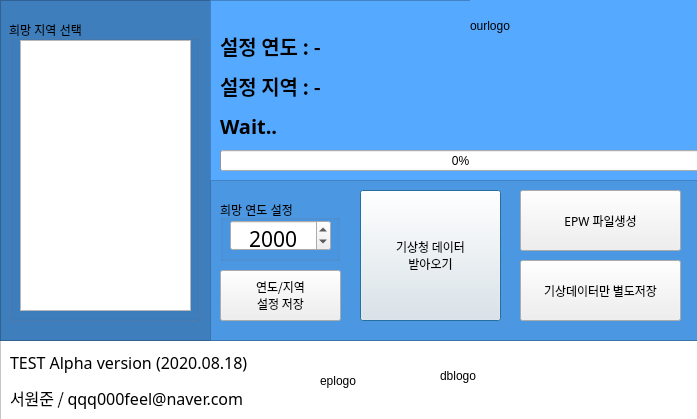
<?xml version="1.0" encoding="UTF-8"?>
<ui version="4.0">
 <class>dialog</class>
 <widget class="QDialog" name="dialog">
  <property name="enabled">
   <bool>true</bool>
  </property>
  <property name="geometry">
   <rect>
    <x>0</x>
    <y>0</y>
    <width>697</width>
    <height>419</height>
   </rect>
  </property>
  <property name="sizePolicy">
   <sizepolicy hsizetype="Fixed" vsizetype="Fixed">
    <horstretch>0</horstretch>
    <verstretch>0</verstretch>
   </sizepolicy>
  </property>
  <property name="contextMenuPolicy">
   <enum>Qt::NoContextMenu</enum>
  </property>
  <property name="windowTitle">
   <string>서원준(qqq000feel@naver.com)</string>
  </property>
  <property name="windowIcon">
   <iconset>
    <normaloff>../../../../Pictures/wef23f23f2f.png</normaloff>../../../../Pictures/wef23f23f2f.png</iconset>
  </property>
  <property name="windowOpacity">
   <double>1.000000000000000</double>
  </property>
  <property name="autoFillBackground">
   <bool>false</bool>
  </property>
  <widget class="QPushButton" name="swjbtn1">
   <property name="geometry">
    <rect>
     <x>360</x>
     <y>190</y>
     <width>141</width>
     <height>131</height>
    </rect>
   </property>
   <property name="font">
    <font>
     <family>맑은 고딕</family>
     <strikeout>false</strikeout>
    </font>
   </property>
   <property name="autoFillBackground">
    <bool>false</bool>
   </property>
   <property name="styleSheet">
    <string notr="true"/>
   </property>
   <property name="text">
    <string>기상청 데이터
받아오기</string>
   </property>
  </widget>
  <widget class="QLabel" name="swjlabel">
   <property name="geometry">
    <rect>
     <x>220</x>
     <y>110</y>
     <width>471</width>
     <height>31</height>
    </rect>
   </property>
   <property name="sizePolicy">
    <sizepolicy hsizetype="Preferred" vsizetype="Preferred">
     <horstretch>0</horstretch>
     <verstretch>0</verstretch>
    </sizepolicy>
   </property>
   <property name="font">
    <font>
     <family>HY헤드라인M</family>
     <pointsize>15</pointsize>
     <weight>75</weight>
     <italic>false</italic>
     <bold>true</bold>
    </font>
   </property>
   <property name="text">
    <string>Wait..</string>
   </property>
   <property name="alignment">
    <set>Qt::AlignLeading|Qt::AlignLeft|Qt::AlignVCenter</set>
   </property>
  </widget>
  <widget class="QPushButton" name="swjbtn2">
   <property name="geometry">
    <rect>
     <x>520</x>
     <y>190</y>
     <width>161</width>
     <height>61</height>
    </rect>
   </property>
   <property name="font">
    <font>
     <family>맑은 고딕</family>
    </font>
   </property>
   <property name="text">
    <string>EPW 파일생성</string>
   </property>
  </widget>
  <widget class="QPushButton" name="swjbtn3">
   <property name="geometry">
    <rect>
     <x>520</x>
     <y>260</y>
     <width>161</width>
     <height>61</height>
    </rect>
   </property>
   <property name="font">
    <font>
     <family>맑은 고딕</family>
    </font>
   </property>
   <property name="text">
    <string>기상데이터만 별도저장</string>
   </property>
  </widget>
  <widget class="QProgressBar" name="swjpbar">
   <property name="geometry">
    <rect>
     <x>220</x>
     <y>150</y>
     <width>481</width>
     <height>21</height>
    </rect>
   </property>
   <property name="value">
    <number>0</number>
   </property>
  </widget>
  <widget class="QPushButton" name="testbtn">
   <property name="geometry">
    <rect>
     <x>220</x>
     <y>270</y>
     <width>121</width>
     <height>51</height>
    </rect>
   </property>
   <property name="font">
    <font>
     <family>맑은 고딕</family>
    </font>
   </property>
   <property name="text">
    <string>연도/지역
설정 저장</string>
   </property>
  </widget>
  <widget class="QGroupBox" name="groupBox">
   <property name="geometry">
    <rect>
     <x>220</x>
     <y>200</y>
     <width>120</width>
     <height>61</height>
    </rect>
   </property>
   <property name="styleSheet">
    <string notr="true"/>
   </property>
   <property name="title">
    <string>희망 연도 설정</string>
   </property>
   <widget class="QDateEdit" name="swjdate">
    <property name="geometry">
     <rect>
      <x>10</x>
      <y>20</y>
      <width>101</width>
      <height>31</height>
     </rect>
    </property>
    <property name="font">
     <font>
      <family>AcadEref</family>
      <pointsize>16</pointsize>
     </font>
    </property>
    <property name="alignment">
     <set>Qt::AlignHCenter|Qt::AlignTop</set>
    </property>
    <property name="displayFormat">
     <string>yyyy</string>
    </property>
   </widget>
  </widget>
  <widget class="QListWidget" name="swjlist">
   <property name="geometry">
    <rect>
     <x>20</x>
     <y>40</y>
     <width>171</width>
     <height>271</height>
    </rect>
   </property>
   <property name="contextMenuPolicy">
    <enum>Qt::NoContextMenu</enum>
   </property>
   <property name="tabKeyNavigation">
    <bool>false</bool>
   </property>
  </widget>
  <widget class="QLabel" name="swjyearlabel">
   <property name="geometry">
    <rect>
     <x>220</x>
     <y>30</y>
     <width>471</width>
     <height>31</height>
    </rect>
   </property>
   <property name="sizePolicy">
    <sizepolicy hsizetype="Preferred" vsizetype="Preferred">
     <horstretch>0</horstretch>
     <verstretch>0</verstretch>
    </sizepolicy>
   </property>
   <property name="font">
    <font>
     <family>HY헤드라인M</family>
     <pointsize>15</pointsize>
     <weight>75</weight>
     <italic>false</italic>
     <bold>true</bold>
    </font>
   </property>
   <property name="text">
    <string>설정 연도 : -</string>
   </property>
   <property name="alignment">
    <set>Qt::AlignLeading|Qt::AlignLeft|Qt::AlignVCenter</set>
   </property>
  </widget>
  <widget class="QLabel" name="swjcitylabel">
   <property name="geometry">
    <rect>
     <x>220</x>
     <y>70</y>
     <width>471</width>
     <height>31</height>
    </rect>
   </property>
   <property name="sizePolicy">
    <sizepolicy hsizetype="Preferred" vsizetype="Preferred">
     <horstretch>0</horstretch>
     <verstretch>0</verstretch>
    </sizepolicy>
   </property>
   <property name="font">
    <font>
     <family>HY헤드라인M</family>
     <pointsize>15</pointsize>
     <weight>75</weight>
     <italic>false</italic>
     <bold>true</bold>
    </font>
   </property>
   <property name="text">
    <string>설정 지역 : -</string>
   </property>
   <property name="alignment">
    <set>Qt::AlignLeading|Qt::AlignLeft|Qt::AlignVCenter</set>
   </property>
  </widget>
  <widget class="QGroupBox" name="groupBox_2">
   <property name="geometry">
    <rect>
     <x>9</x>
     <y>20</y>
     <width>191</width>
     <height>301</height>
    </rect>
   </property>
   <property name="title">
    <string>희망 지역 선택</string>
   </property>
  </widget>
  <widget class="QFrame" name="frame">
   <property name="geometry">
    <rect>
     <x>210</x>
     <y>0</y>
     <width>491</width>
     <height>181</height>
    </rect>
   </property>
   <property name="autoFillBackground">
    <bool>false</bool>
   </property>
   <property name="styleSheet">
    <string notr="true">background-color: rgb(85, 170, 255);</string>
   </property>
   <property name="frameShape">
    <enum>QFrame::StyledPanel</enum>
   </property>
   <property name="frameShadow">
    <enum>QFrame::Raised</enum>
   </property>
   <widget class="QLabel" name="ourlogolbl">
    <property name="geometry">
     <rect>
      <x>260</x>
      <y>0</y>
      <width>231</width>
      <height>51</height>
     </rect>
    </property>
    <property name="text">
     <string>ourlogo</string>
    </property>
   </widget>
  </widget>
  <widget class="QFrame" name="frame_2">
   <property name="geometry">
    <rect>
     <x>0</x>
     <y>0</y>
     <width>211</width>
     <height>341</height>
    </rect>
   </property>
   <property name="autoFillBackground">
    <bool>false</bool>
   </property>
   <property name="styleSheet">
    <string notr="true">background-color: rgb(63, 126, 189);</string>
   </property>
   <property name="frameShape">
    <enum>QFrame::StyledPanel</enum>
   </property>
   <property name="frameShadow">
    <enum>QFrame::Raised</enum>
   </property>
  </widget>
  <widget class="QFrame" name="frame_3">
   <property name="geometry">
    <rect>
     <x>210</x>
     <y>180</y>
     <width>491</width>
     <height>161</height>
    </rect>
   </property>
   <property name="autoFillBackground">
    <bool>false</bool>
   </property>
   <property name="styleSheet">
    <string notr="true">background-color: rgb(75, 151, 226);</string>
   </property>
   <property name="frameShape">
    <enum>QFrame::StyledPanel</enum>
   </property>
   <property name="frameShadow">
    <enum>QFrame::Raised</enum>
   </property>
  </widget>
  <widget class="QLabel" name="swjlabel_2">
   <property name="geometry">
    <rect>
     <x>10</x>
     <y>340</y>
     <width>261</width>
     <height>81</height>
    </rect>
   </property>
   <property name="sizePolicy">
    <sizepolicy hsizetype="Preferred" vsizetype="Preferred">
     <horstretch>0</horstretch>
     <verstretch>0</verstretch>
    </sizepolicy>
   </property>
   <property name="font">
    <font>
     <family>맑은 고딕</family>
     <pointsize>15</pointsize>
     <weight>75</weight>
     <italic>false</italic>
     <bold>true</bold>
    </font>
   </property>
   <property name="text">
    <string>&lt;html&gt;&lt;head/&gt;&lt;body&gt;&lt;p&gt;&lt;span style=&quot; font-size:12pt; font-weight:400;&quot;&gt;TEST Alpha version (2020.08.18)&lt;/span&gt;&lt;/p&gt;&lt;p&gt;&lt;span style=&quot; font-size:12pt; font-weight:400;&quot;&gt;서원준 / qqq000feel@naver.com&lt;/span&gt;&lt;/p&gt;&lt;/body&gt;&lt;/html&gt;</string>
   </property>
   <property name="alignment">
    <set>Qt::AlignLeading|Qt::AlignLeft|Qt::AlignVCenter</set>
   </property>
  </widget>
  <widget class="QLabel" name="eplogolbl">
   <property name="geometry">
    <rect>
     <x>320</x>
     <y>350</y>
     <width>91</width>
     <height>61</height>
    </rect>
   </property>
   <property name="text">
    <string>eplogo</string>
   </property>
  </widget>
  <widget class="QLabel" name="dblogolbl">
   <property name="geometry">
    <rect>
     <x>440</x>
     <y>350</y>
     <width>241</width>
     <height>51</height>
    </rect>
   </property>
   <property name="text">
    <string>dblogo</string>
   </property>
  </widget>
  <widget class="QFrame" name="frame_4">
   <property name="geometry">
    <rect>
     <x>0</x>
     <y>340</y>
     <width>701</width>
     <height>81</height>
    </rect>
   </property>
   <property name="toolTipDuration">
    <number>-1</number>
   </property>
   <property name="autoFillBackground">
    <bool>false</bool>
   </property>
   <property name="styleSheet">
    <string notr="true">background-color: rgb(255, 255, 255);</string>
   </property>
   <property name="frameShape">
    <enum>QFrame::StyledPanel</enum>
   </property>
   <property name="frameShadow">
    <enum>QFrame::Raised</enum>
   </property>
  </widget>
  <zorder>frame_4</zorder>
  <zorder>frame_2</zorder>
  <zorder>frame_3</zorder>
  <zorder>frame</zorder>
  <zorder>groupBox_2</zorder>
  <zorder>swjbtn1</zorder>
  <zorder>swjlabel</zorder>
  <zorder>swjbtn2</zorder>
  <zorder>swjbtn3</zorder>
  <zorder>swjpbar</zorder>
  <zorder>testbtn</zorder>
  <zorder>groupBox</zorder>
  <zorder>swjlist</zorder>
  <zorder>swjyearlabel</zorder>
  <zorder>swjcitylabel</zorder>
  <zorder>swjlabel_2</zorder>
  <zorder>eplogolbl</zorder>
  <zorder>dblogolbl</zorder>
 </widget>
 <resources/>
 <connections/>
</ui>
